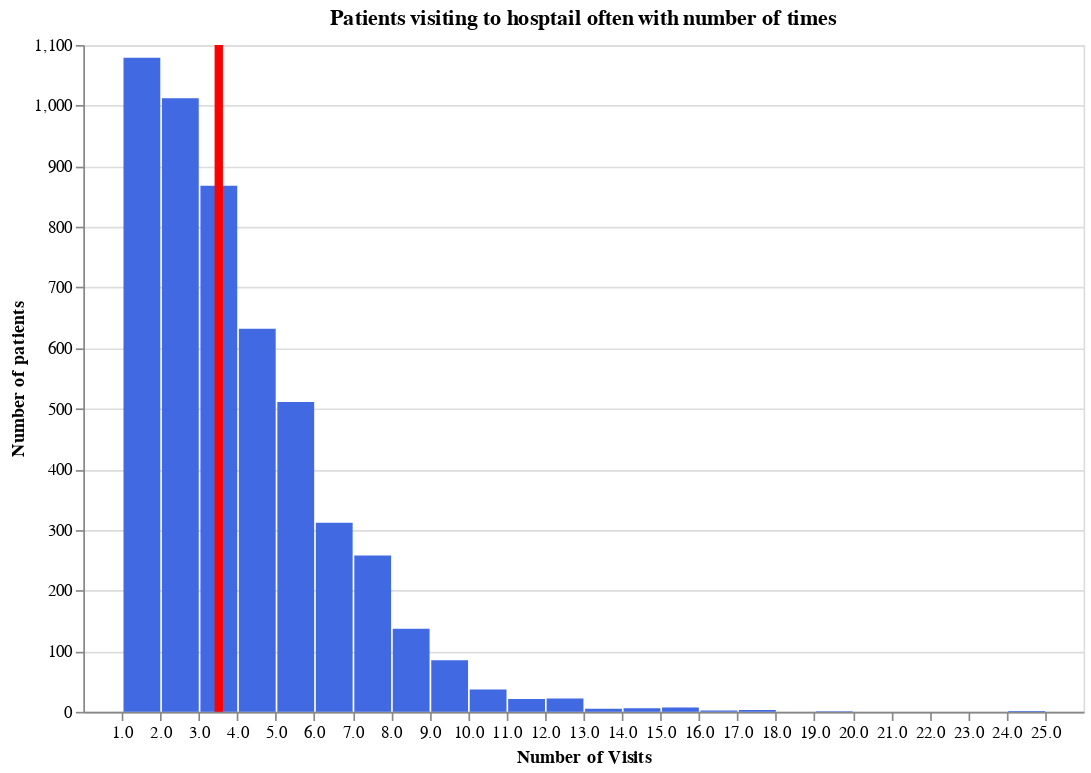

The notebook cell saved with this chart:
### Code cell
base=alt.Chart(temp.sample(5000))
bar=base.mark_bar(color='royalblue').encode(
    x=alt.X('total',bin=alt.Bin(step=1),title='Number of Visits'),
    y=alt.Y('count()',title='Number of patients'),
    tooltip=[alt.Tooltip('total:N'),alt.Tooltip('count():Q')]

).properties(
width=600, height=400,
title='Patients visiting to hosptail often with number of times')

rule=base.mark_rule(color='red').encode(x='mean(total)',
                                      size=alt.value(5),
                                       tooltip=[alt.Tooltip('mean(total)')]
                                      )

bar+rule

### Figure 1 — Vega-Lite specification as saved in the notebook (floating-point values rounded to 4 significant figures; data arrays with more than 128 entries replaced by an {"elided": "..."} marker saying what was removed)
{"config": {"view": {"continuousWidth": 400, "continuousHeight": 300}}, "layer": [{"mark": {"type": "bar", "color": "royalblue"}, "encoding": {"tooltip": [{"type": "nominal", "field": "total"}, {"type": "quantitative", "aggregate": "count"}], "x": {"type": "quantitative", "bin": {"step": 1}, "field": "total", "title": "Number of Visits"}, "y": {"type": "quantitative", "aggregate": "count", "title": "Number of patients"}}, "height": 400, "title": "Patients visiting to hosptail often with number of times", "width": 600}, {"mark": {"type": "rule", "color": "red"}, "encoding": {"size": {"value": 5}, "tooltip": [{"type": "quantitative", "aggregate": "mean", "field": "total"}], "x": {"type": "quantitative", "aggregate": "mean", "field": "total"}}}], "data": {"name": "data-0fba3b7fcd4f188a833e0a2bda3cf07f"}, "$schema": "https://vega.github.io/schema/vega-lite/v4.8.1.json", "datasets": {"data-0fba3b7fcd4f188a833e0a2bda3cf07f": {"elided": "5000 records"}}}
